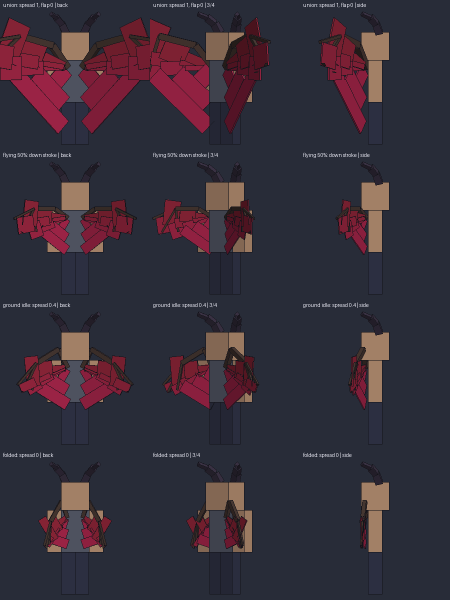
#> input picture docs/previews/devil/body_preview.png, 900 x 1200 px (shown at 1/2 size)
$ python -i gen_devil_textures_v2.py   (imports and definitions only)
#> lines starting #> are read from the running program, lines starting #| are printed output that depends on the picture
#!/usr/bin/env python3
"""Generates the 4.40.0 look of the Devil Contract body: the Weg markings (v2), the horns (v2) and the wings (v2). Deterministic, idempotent, PIL only.

    python3 tools/gen_devil_textures_v2.py

Why: the first Weg markings (tools/gen_devil_textures.py) were scattered two-pixel blocks that read as chicken pox. The v2 markings are CONTINUOUS FLOW LINES painted on
"unrolled strips" (right side, front, left side, back side by side, as in the skin file), so a line wraps around the limb and carries on across the faces; they grow out of a collar
at the neck and run down the arms, the ribs, the spine and the legs, branch in the higher tiers and end in a tapering tip. Tiers differ by how far the lines reach and how many there are,
not by noise: low = a collar, one line down each arm and the tear lines of the face; mid = ribs, spine, one line per leg; high = lattice on the body, rings, two lines per limb, cheek lines;
supreme = every line branches into a filigree and the face carries it to the temples.

Writes to src/main/resources/assets/anime_multiverse/textures/entity/devil/ (the old files stay; the client option devil.classicLook = true draws them):
  weg2_<tier>[_slim].png and weg2_<tier>[_slim]_glow.png  (64x64, base layer only: never on hat / jacket / sleeves / pants)
  horns2.png (32x32, four segments, ridged bone with a glowing tip), wings2.png (64x64: left half bone, right half veined membrane), wings2_glow.png
and the previews docs/previews/devil/weg2_sheet.png, parts2_sheet.png and compare_old_new.png (not part of the mod). Self-checks at the end.
"""
import math
import random
from pathlib import Path

from PIL import Image, ImageDraw

ROOT = Path(__file__).resolve().parent.parent
OUT = ROOT / "src/main/resources/assets/anime_multiverse/textures/entity/devil"
PREV = ROOT / "docs/previews/devil"

TIERS = ["low", "mid", "high", "supreme"]
CORE = {"low": (0xB8, 0x86, 0xFF), "mid": (0xFF, 0x4A, 0x52), "high": (0xFF, 0xC2, 0x3A), "supreme": (0xFF, 0xF6, 0xCC)}
INK = (0x0C, 0x07, 0x14, 240)
OUTER = [(32, 0, 64, 16), (16, 32, 40, 48), (40, 32, 56, 48), (48, 48, 64, 64), (0, 32, 16, 48), (0, 48, 16, 64)]


# [5 lines left out: function boxes, not called in this run]


class Strip:
    """The four side faces of a box laid side by side: x runs round the limb (wrapping), y runs down it."""

    # [5 lines left out: function __init__, not called in this run]

    def front_x(self, off=0.0):
        return self.d + self.w / 2 + off

    def back_x(self, off=0.0):
        return 2 * self.d + self.w + self.w / 2 + off

    # [165 lines left out: functions dot, flow, ring, paint, make_horns, make_wings, not called in this run]


# ---------------------------------------------------------------------------------------------------- previews
FRONT = {"head": (8, 8), "body": (20, 20), "rarm": (44, 20), "larm": (36, 52), "rleg": (4, 20), "lleg": (20, 52)}
BACK = {"head": (24, 8), "body": (32, 20), "rarm": (52, 20), "larm": (44, 52), "rleg": (12, 20), "lleg": (28, 52)}
SIDE = {"head": (16, 8), "body": (28, 20), "rarm": (48, 20), "rleg": (8, 20)}
BASEFLESH = (0xC9, 0x9A, 0x78)
BASECLOTH = (0x4A, 0x4D, 0x58)
BASELEG = (0x2A, 0x2C, 0x3C)
SIZES = {"head": (8, 8), "body": (8, 12), "rarm": (4, 12), "larm": (4, 12), "rleg": (4, 12), "lleg": (4, 12)}


# [55 lines left out: functions view, sheet, parts_sheet, not called in this run]


def compare(new_images):
    """Old files next to the new ones, tier by tier (the front view)."""
    scale = 6
    rows = []
    sh = Image.new("RGB", (4 * (16 * scale + 20) + 20, 2 * (32 * scale + 50) + 10), (0x2A, 0x2D, 0x38))
    d = ImageDraw.Draw(sh)
    for r, tag in enumerate(("old (classicLook)", "new (4.40.0)")):
        d.text((10, r * (32 * scale + 50) + 6), tag, fill=(255, 255, 255))
        for c, tier in enumerate(TIERS):
            if r == 0:
                skin = Image.open(OUT / ("weg_%s.png" % tier)).convert("RGBA")
                glow = Image.open(OUT / ("weg_%s_glow.png" % tier)).convert("RGBA")
            else:
                skin, glow = new_images[tier]
            v = view(FRONT, skin, glow, scale)
            sh.paste(v, (10 + c * (16 * scale + 20), r * (32 * scale + 50) + 30), v)
    return sh


# [41 lines left out: function main, not called in this run]


# [2 lines not run here, left out]

>>> import cv2
>>> picture = cv2.imread('../docs/previews/devil/body_preview.png', cv2.IMREAD_GRAYSCALE)
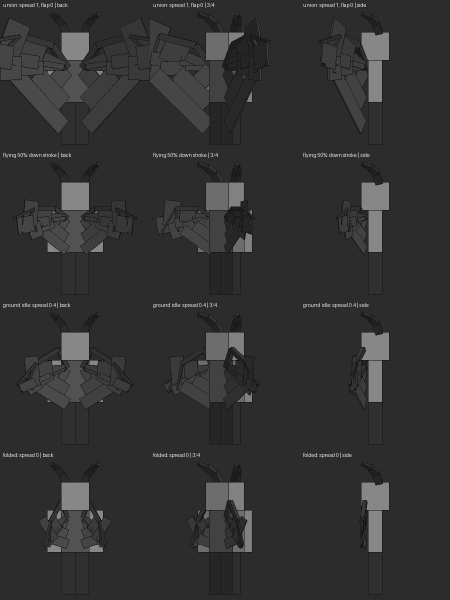
#> picture: shape (1200, 900) (shown at 1/2 size); min 20, max 229, mean 50.3
>>> result = compare(picture)
#> in compare, `sh = Image.new("RGB", (4 * (16 * scale + 20) + 20, 2 * (32 * scale + 5..`:
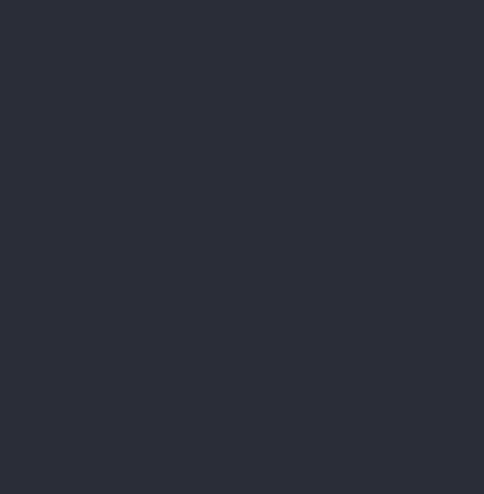
#> sh: PIL image 484x494 RGB; mean R, G, B 42, 45, 56
#> (the run stopped early here; a loop or call above may not have finished)
